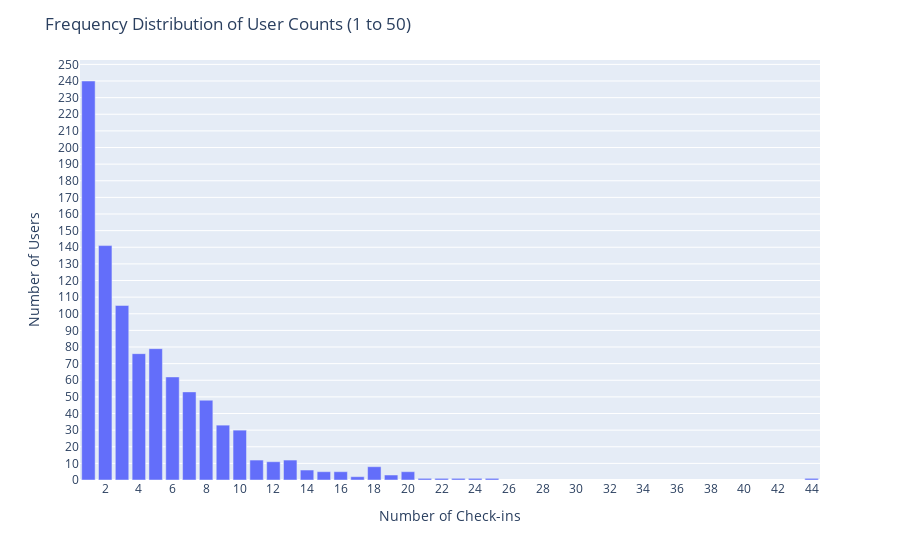

Notebook cell for this chart:
### Code cell
import pandas as pd
import plotly.express as px

# Load the dataset
df = pd.read_csv("Checkin.csv")

# Count the occurrences of each user ID
user_id_counts = df['userid'].value_counts()

# Count the frequency of each count value
frequency_distribution = user_id_counts.value_counts().sort_index()

# Filter the distribution to only include counts from 1 to 50
filtered_distribution = frequency_distribution[frequency_distribution.index <= 50]

# Create a DataFrame for plotting
plot_df = pd.DataFrame({
    'Number of Check-ins': filtered_distribution.index,
    'Number of Users': filtered_distribution.values
})

# Add a column for the list of user IDs corresponding to each count value
user_ids_per_count = user_id_counts.groupby(user_id_counts).apply(lambda x: x.index.tolist()).reindex(range(1, 51), fill_value=[])

# Create the interactive plot
fig = px.bar(plot_df, x='Number of Check-ins', y='Number of Users',
             hover_data={'Number of Users': True,
                         'User IDs': [user_ids_per_count[count] for count in plot_df['Number of Check-ins']]},
             labels={'User IDs': 'List of User IDs'})

# Update the layout for better visualization
fig.update_layout(
    title='Frequency Distribution of User Counts (1 to 50)',
    xaxis_title='Number of Check-ins',
    yaxis_title='Number of Users',
    hovermode='closest',
    xaxis=dict(
        tickmode='linear',
        dtick=2  # Specify the tick interval for x-axis
    ),
    yaxis=dict(
        tickmode='linear',
        dtick=10  # Specify the tick interval for y-axis
    )
)

# Show the plot
fig.show()

### Figure 1 — Plotly figure (JSON) as saved in the notebook; plotly's stock layout.template omitted (floating-point values rounded to 4 significant figures; data arrays with more than 128 entries replaced by an {"elided": "..."} marker saying what was removed)
{"data": [{"alignmentgroup": "True", "customdata": {"elided": "26 rows, 942 int values in total"}, "hovertemplate": "Number of Check-ins=%{x}<br>Number of Users=%{y}<br>List of User IDs=%{customdata[0]}<extra></extra>", "legendgroup": "", "marker": {"color": "#636efa", "pattern": {"shape": ""}}, "name": "", "offsetgroup": "", "orientation": "v", "showlegend": false, "textposition": "auto", "type": "bar", "x": [1, 2, 3, 4, 5, 6, 7, 8, 9, 10, 11, 12, 13, 14, 15, 16, 17, 18, 19, 20, 21, 22, 23, 24, 25, 44], "xaxis": "x", "y": [240, 141, 105, 76, 79, 62, 53, 48, 33, 30, 12, 11, 12, 6, 5, 5, 2, 8, 3, 5, 1, 1, 1, 1, 1, 1], "yaxis": "y"}], "layout": {"barmode": "relative", "hovermode": "closest", "legend": {"tracegroupgap": 0}, "margin": {"t": 60}, "title": {"text": "Frequency Distribution of User Counts (1 to 50)"}, "xaxis": {"anchor": "y", "domain": [0, 1], "dtick": 2, "tickmode": "linear", "title": {"text": "Number of Check-ins"}}, "yaxis": {"anchor": "x", "domain": [0, 1], "dtick": 10, "tickmode": "linear", "title": {"text": "Number of Users"}}}}
